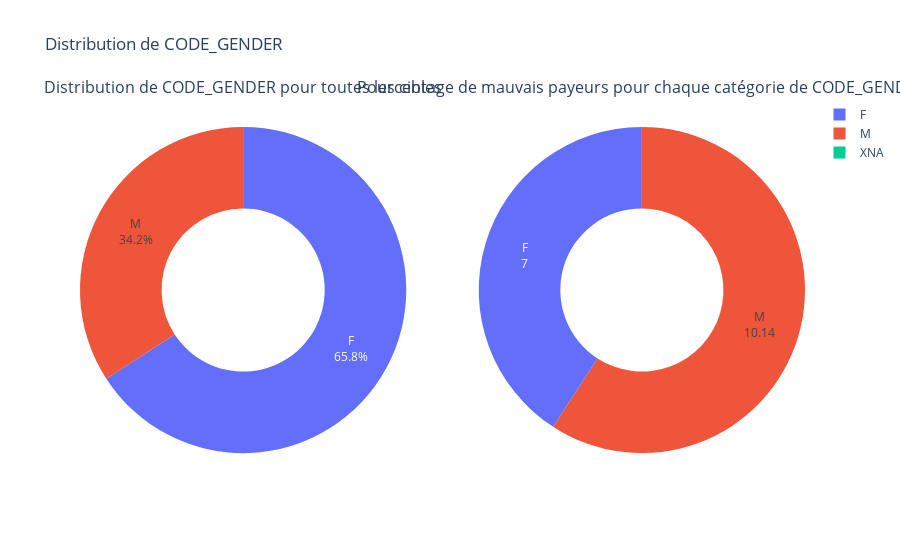

The cell this chart's notebook holds for it:
### Markdown cell above
<b><u>Distribution de la Variable CODE_GENDER</u></b>

Cette colonne contient des informations sur le genre du client/demandeur.
Ici, <b>M</b> représente <b>Homme</b> et <b>F</b> représente <b>Femme</b>.

### Code cell
# examinons d'abord les catégories uniques de 'CODE_GENDER'
print_unique_categories(application_train, 'CODE_GENDER', show_counts=True)

# tracé du diagramme circulaire pour la colonne
plot_categorical_variables_pie(application_train, 'CODE_GENDER', hole=0.5)
print('-'*100)

### Figure 1 — Plotly figure (JSON) as saved in the notebook; plotly's stock layout.template omitted (floating-point values rounded to 4 significant figures)
{"data": [{"domain": {"x": [0, 0.45], "y": [0, 1]}, "hole": 0.5, "labels": ["F", "M", "XNA"], "textinfo": "label+percent", "textposition": "inside", "type": "pie", "values": [202448, 105059, 4]}, {"domain": {"x": [0.55, 1], "y": [0, 1]}, "hole": 0.5, "hoverinfo": "label+value", "labels": ["F", "M"], "textinfo": "label+value", "type": "pie", "values": [7, 10.14]}], "layout": {"annotations": [{"font": {"size": 16}, "showarrow": false, "text": "Distribution de CODE_GENDER pour toutes les cibles", "x": 0.225, "xanchor": "center", "xref": "paper", "y": 1, "yanchor": "bottom", "yref": "paper"}, {"font": {"size": 16}, "showarrow": false, "text": "Pourcentage de mauvais payeurs pour chaque catégorie de CODE_GENDER", "x": 0.775, "xanchor": "center", "xref": "paper", "y": 1, "yanchor": "bottom", "yref": "paper"}], "title": {"text": "Distribution de CODE_GENDER"}}}
